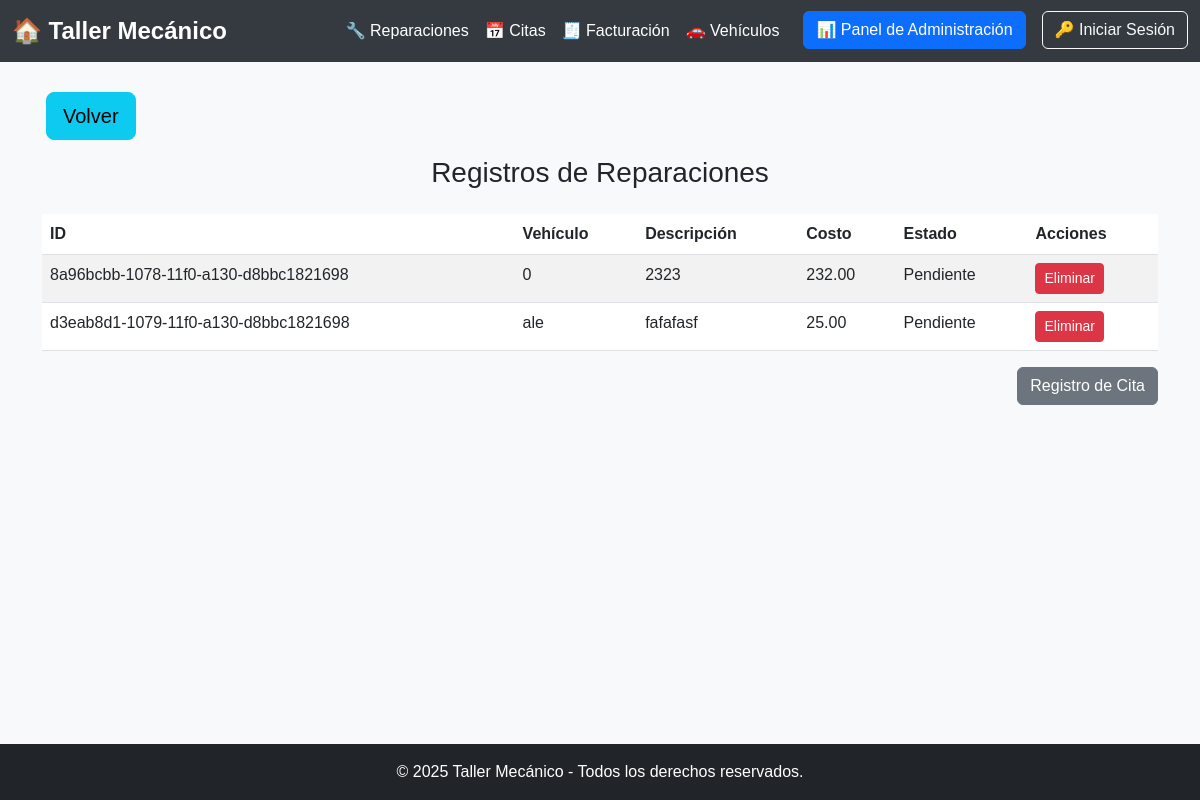
The page /taller_mecanico/reparaciones_registro.php on the database its author committed.
### tables this page shows
CREATE TABLE `reparaciones` (
  `ID` varchar(50) NOT NULL,
  `Vehiculo_ID` varchar(255) NOT NULL,
  `Mecanico_ID` varchar(50) DEFAULT NULL,
  `Descripcion` text NOT NULL,
  `Costo` decimal(10,2) NOT NULL,
  `Estado` enum('Pendiente','En Proceso','Completado','Cancelado') DEFAULT 'Pendiente',
  `Fecha_Ingreso` timestamp NOT NULL DEFAULT current_timestamp(),
  `Fecha_Salida` timestamp NULL DEFAULT NULL,
  `Piezas_Utilizadas` text DEFAULT NULL
);

### taller_mecanico/reparaciones_registro.php (the view, shortened to what this page needs)
<?php
include 'conexion.php';
include 'header.php';
?>
<div class="container">
    <a href="admin_panel.php" class="btn btn-info btn-lg mx-1 mb-3">Volver</a>
    <h3 class="text-center mb-4">Registros de Reparaciones</h3>
    <table class="table table-striped">
        <thead>
            <tr>
                <th>ID</th>
                <th>Vehículo</th>
                <th>Descripción</th>
                <th>Costo</th>
                <th>Estado</th>
                <th>Acciones</th>
            </tr>
        </thead>
        <tbody>
            <?php
            $query = "SELECT * FROM reparaciones";
            $result = $conn->query($query);
            if ($result->num_rows > 0) {
                while ($row = $result->fetch_assoc()) {
                    ?>
                    <tr id="row-<?= $row['ID'] ?>">
                        <td><?= $row['ID'] ?></td>
                        <td><?= $row['Vehiculo_ID'] ?></td>
                        <td><?= $row['Descripcion'] ?></td>
                        <td><?= $row['Costo'] ?></td>
                        <td><?= $row['Estado'] ?></td>
                        <td>
                            <button class="btn btn-danger btn-sm" onclick="eliminar(<?= $row['ID'] ?>)">Eliminar</button>
                        </td>
                    </tr>
                    <?php
                }
            } else {
                echo "<tr><td colspan='6' class='text-center'>No hay reparaciones registradas.</td></tr>";
            }
            ?>
        </tbody>
    </table>
    <div class="d-flex justify-content-end mb-3">
        <a href="citas_registro.php" class="btn btn-secondary">Registro de Cita</a>
    </div>
</div>
<?php include 'footer.php'; ?>

### taller_mecanico/css/styles.css (style rules this page uses)
body { font-family: Arial, sans-serif; background-color: #f8f9fa; margin: 0; padding: 0; }
.container { margin-top: 30px; }
.container { animation: fadeIn 1s ease-in-out; }

### taller_mecanico/footer.php (style rules this page uses)
body { display: flex; flex-direction: column; min-height: 100vh; }
.container { flex: 1; }

### rows shown on the page
reparaciones: ID "8a96bcbb-1078-11f0-a130-d8bbc1821698", Vehiculo_ID "0", Descripcion "2323", Costo "232.00", Estado "Pendiente"
reparaciones: ID "d3eab8d1-1079-11f0-a130-d8bbc1821698", Vehiculo_ID "ale", Descripcion "fafafasf", Costo "25.00", Estado "Pendiente"
